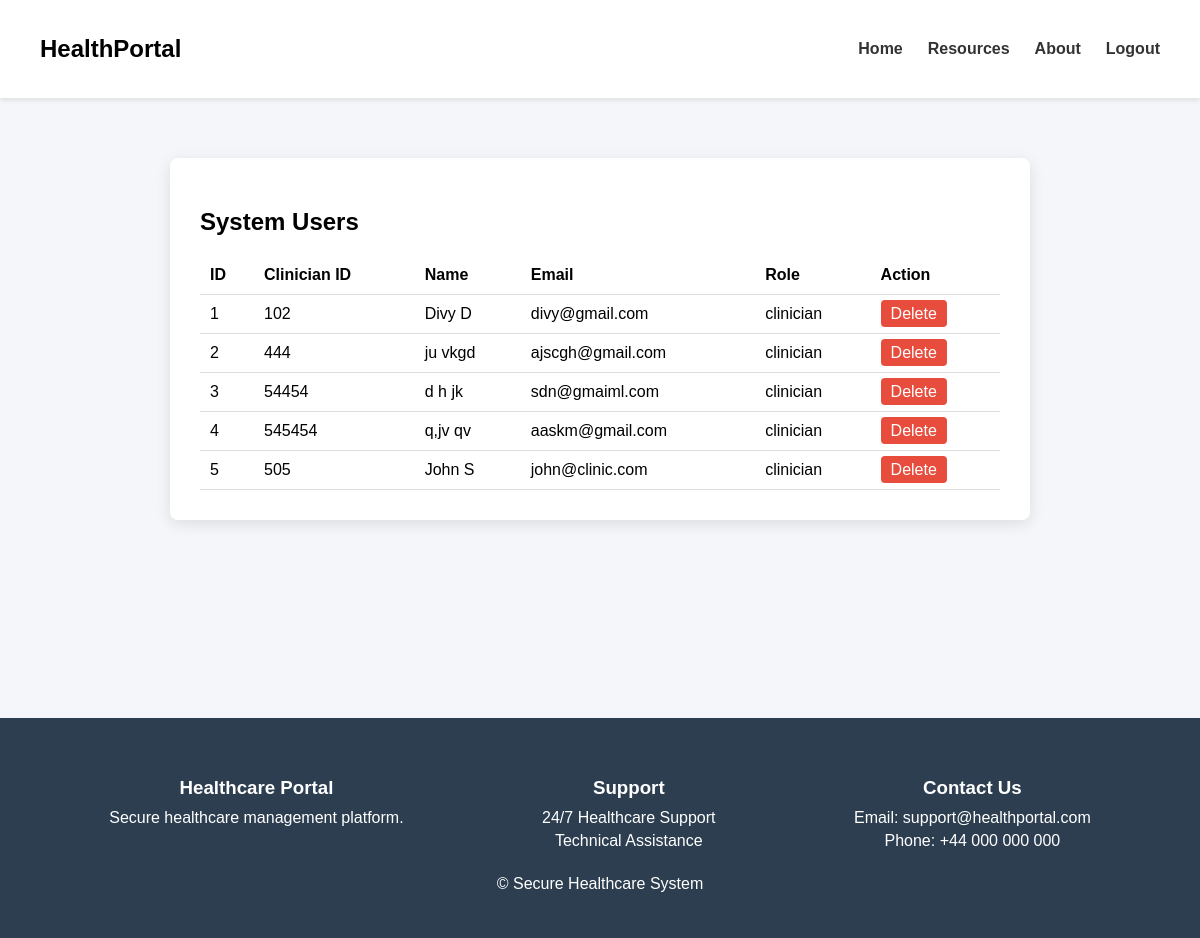
Page /manage_users (signed in) on the committed database.
### tables this page shows
CREATE TABLE users (
            id INTEGER PRIMARY KEY AUTOINCREMENT,
            clinician_id INTEGER UNIQUE,
            name TEXT NOT NULL,
            email TEXT UNIQUE NOT NULL,
            password TEXT NOT NULL,
            role TEXT NOT NULL
        );

### run.py (the view)
@app.route('/manage_users')
@login_required
def manage_users():
    if current_user.role != "admin":
        return redirect("/")
    with sqlite3.connect(DATABASE) as conn:
        cursor = conn.cursor()
        cursor.execute("""
        SELECT id, clinician_id, name, email, role
        FROM users WHERE role='clinician'
        """)
        users = cursor.fetchall()
    user_list = []
    for u in users:
        user_list.append({
            "id": u[0],
            "clinician_id": u[1],
            "name": u[2],
            "email": u[3],
            "role": u[4]
        })
    return render_template(
        "admin/manage_users.html",
        users=user_list
    )

### app/security/login_manager.py (called while the page is built)
@login_manager.user_loader
def load_user(user_id):
    with sqlite3.connect(DATABASE) as conn:
        cursor = conn.cursor()
        cursor.execute(
            """
            SELECT id, name, email, role
            FROM users
            WHERE id=?
            """,
            (user_id,)
        )
        user = cursor.fetchone()
    if user:
        return User(user[0], user[1], user[2], user[3])
    return None

### app/templates/admin/manage_users.html
{% extends "base.html" %}
{% block content %}
<div class="users-container">
<h2>System Users</h2>
<table class="users-table">
<tr>
<th>ID</th>
<th>Clinician ID</th>
<th>Name</th>
<th>Email</th>
<th>Role</th>
<th>Action</th>
</tr>
{% for user in users %}
<tr>
<td>{{ loop.index }}</td>
<td>{{ user.clinician_id }}</td>
<td>{{ user.name }}</td>
<td>{{ user.email }}</td>
<td>{{ user.role }}</td>
<td>
{% if user.role != "admin" %}
<a href="#" onclick="confirmDelete({{ user.id }})" class="delete-btn">
Delete
</a>
{% endif %}
</td>
</tr>
{% endfor %}
</table>
</div>
{% endblock %}

### app/templates/base.html (shortened to what this page needs)
<!DOCTYPE html>
<html>
<head>
<link rel="stylesheet" href="/static/css/style.css">
</head>
<body>
<nav class="navbar">
<h2 class="logo">HealthPortal</h2>
<ul>
<li><a href="/">Home</a></li>
<li><a href="#">Resources</a></li>
<li><a href="#">About</a></li>
{% if current_user.is_authenticated %}
<li><a href="/logout">Logout</a></li>
{% else %}
<li><a href="/login">Login</a></li>
{% endif %}
</ul>
</nav>
<div class="page-container">
{% block content %}
{% endblock %}
</div>
<footer>
<div class="footer-grid">
<div>
<h3>Healthcare Portal</h3>
<p>Secure healthcare management platform.</p>
</div>
<div>
<h3>Support</h3>
<p>24/7 Healthcare Support</p>
<p>Technical Assistance</p>
</div>
<div>
<h3>Contact Us</h3>
<p>Email: support@healthportal.com</p>
<p>Phone: +44 000 000 000</p>
</div>
</div>
<p class="copyright">© Secure Healthcare System</p>
</footer>
</body>
</html>

### app/static/css/style.css (style rules this page uses)
body { font-family: Arial; margin:0; background:#f4f6f9; }
.navbar { display:flex; justify-content:space-between; align-items:center; padding:15px 40px; background:white; box-shadow:0 2px 5px rgba(0,0,0,0.1); }
.navbar ul { display:flex; list-style:none; gap:25px; }
.navbar a { text-decoration:none; color:#333; font-weight:bold; }
footer { text-align:center; padding:20px; background:#2c3e50; color:white; margin-top:40px; }
footer { background:#2c3e50; color:white; padding:40px; margin-top:0; }
.footer-grid { display:flex; justify-content:space-around; margin-bottom:20px; }
.footer-grid h3 { margin-bottom:10px; }
footer p { margin:5px 0; }
.copyright { text-align:center; margin-top:20px; }
.page-container { min-height:70vh; }
.users-container { width:800px; margin:60px auto; background:white; padding:30px; border-radius:8px; box-shadow:0 4px 15px rgba(0,0,0,0.1); }
.users-table { width:100%; border-collapse:collapse; }
.users-table th, .users-table td { padding:10px; border-bottom:1px solid #ddd; text-align:left; }
.delete-btn { color:white; background:#e74c3c; padding:5px 10px; border-radius:4px; text-decoration:none; }

### rows in the picture
users: clinician_id "102", name "Divy D", email "divy@gmail.com", role "clinician"
users: clinician_id "444", name "ju vkgd", email "ajscgh@gmail.com", role "clinician"
users: clinician_id "54454", name "d h jk", email "sdn@gmaiml.com", role "clinician"
users: clinician_id "545454", name "q,jv qv", email "aaskm@gmail.com", role "clinician"
users: clinician_id "505", name "John S", email "john@clinic.com", role "clinician"
